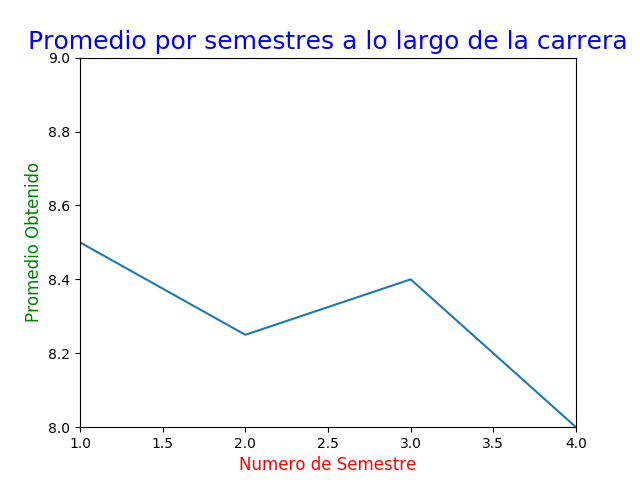

This chart was generated by the following Python code:
import numpy as np
import pylab as pl

x = [1,2,3,4]
y = [8.5, 8.25, 8.4, 8]

pl.title('Promedio por semestres a lo largo de la carrera', fontsize = 18, color = 'blue')
pl.xlabel('Numero de Semestre', fontsize = 12, color = 'red')
pl.ylabel('Promedio Obtenido', fontsize = 12, color = 'green')

pl.axis([1,4, 8,9])
pl.plot(x,y)

pl.savefig('templ.png')